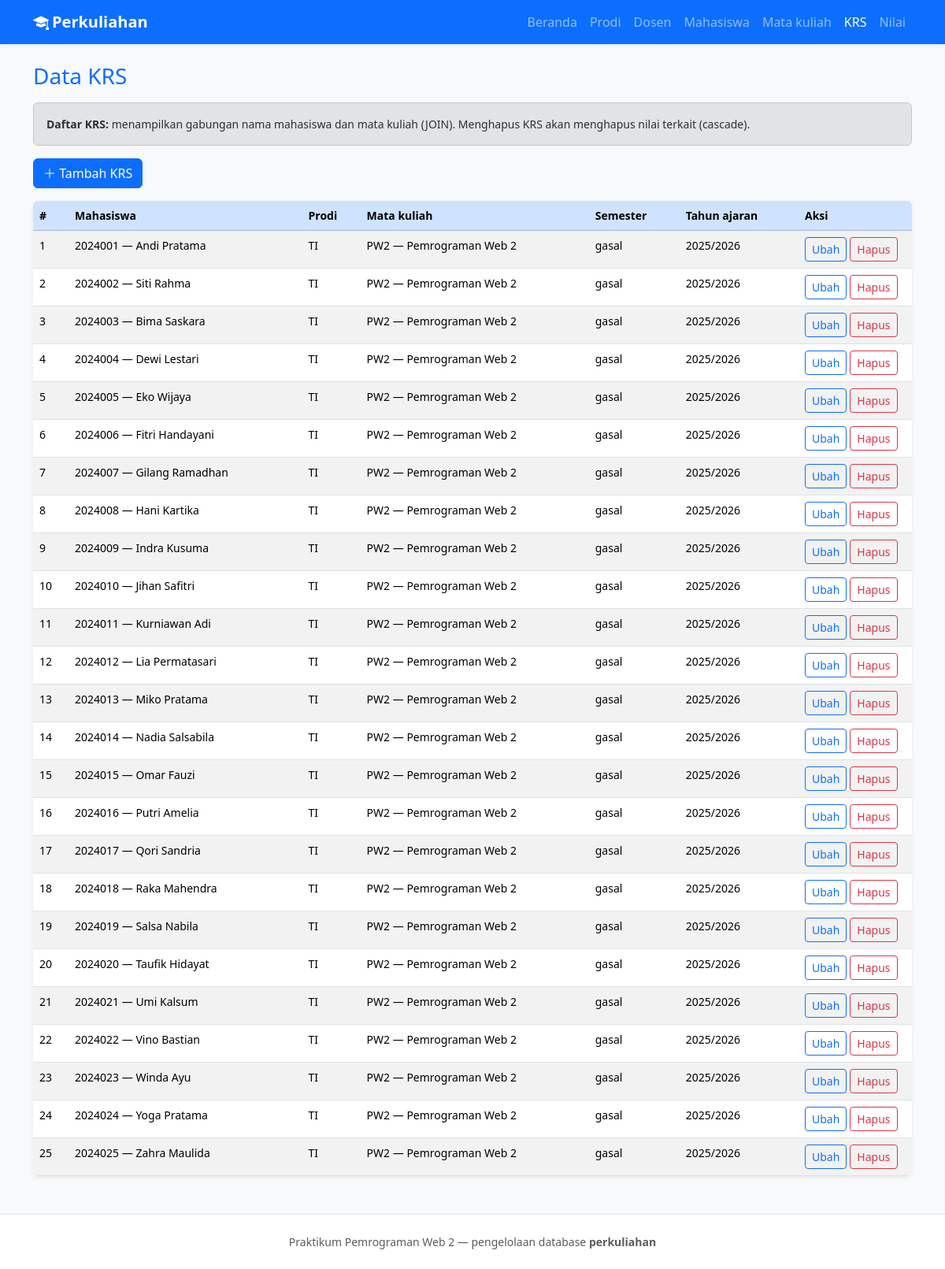
The page /krs.php on the database its author committed.
### tables this page shows
CREATE TABLE krs (
  id_krs INT UNSIGNED NOT NULL AUTO_INCREMENT,
  id_mahasiswa INT UNSIGNED NOT NULL,
  id_mk INT UNSIGNED NOT NULL,
  semester ENUM('gasal', 'genap') NOT NULL,
  tahun_ajaran VARCHAR(9) NOT NULL COMMENT 'Format: YYYY/YYYY',
  created_at TIMESTAMP NOT NULL DEFAULT CURRENT_TIMESTAMP,
  PRIMARY KEY (id_krs),
  UNIQUE KEY uq_krs_ambil (id_mahasiswa, id_mk, semester, tahun_ajaran),
  KEY idx_krs_mahasiswa (id_mahasiswa),
  KEY idx_krs_mk (id_mk),
  CONSTRAINT fk_krs_mahasiswa
    FOREIGN KEY (id_mahasiswa) REFERENCES mahasiswa (id_mahasiswa)
    ON UPDATE CASCADE ON DELETE CASCADE,
  CONSTRAINT fk_krs_matakuliah
    FOREIGN KEY (id_mk) REFERENCES matakuliah (id_mk)
    ON UPDATE CASCADE ON DELETE RESTRICT
);

CREATE TABLE mahasiswa (
  id_mahasiswa INT UNSIGNED NOT NULL AUTO_INCREMENT,
  nim VARCHAR(20) NOT NULL,
  nama VARCHAR(120) NOT NULL,
  email VARCHAR(120) DEFAULT NULL,
  angkatan YEAR NOT NULL,
  id_prodi INT UNSIGNED NOT NULL,
  created_at TIMESTAMP NOT NULL DEFAULT CURRENT_TIMESTAMP,
  PRIMARY KEY (id_mahasiswa),
  UNIQUE KEY uq_mahasiswa_nim (nim),
  KEY idx_mahasiswa_prodi (id_prodi),
  CONSTRAINT fk_mahasiswa_prodi
    FOREIGN KEY (id_prodi) REFERENCES prodi (id_prodi)
    ON UPDATE CASCADE ON DELETE RESTRICT
);

CREATE TABLE prodi (
  id_prodi INT UNSIGNED NOT NULL AUTO_INCREMENT,
  kode_prodi VARCHAR(20) NOT NULL,
  nama_prodi VARCHAR(160) NOT NULL,
  created_at TIMESTAMP NOT NULL DEFAULT CURRENT_TIMESTAMP,
  PRIMARY KEY (id_prodi),
  UNIQUE KEY uq_prodi_kode (kode_prodi)
);

CREATE TABLE matakuliah (
  id_mk INT UNSIGNED NOT NULL AUTO_INCREMENT,
  kode_mk VARCHAR(20) NOT NULL,
  nama_mk VARCHAR(160) NOT NULL,
  sks TINYINT UNSIGNED NOT NULL DEFAULT 3,
  id_dosen INT UNSIGNED NOT NULL,
  id_prodi INT UNSIGNED NOT NULL,
  created_at TIMESTAMP NOT NULL DEFAULT CURRENT_TIMESTAMP,
  PRIMARY KEY (id_mk),
  UNIQUE KEY uq_matakuliah_kode (kode_mk),
  KEY idx_matakuliah_dosen (id_dosen),
  KEY idx_matakuliah_prodi (id_prodi),
  CONSTRAINT fk_matakuliah_dosen
    FOREIGN KEY (id_dosen) REFERENCES dosen (id_dosen)
    ON UPDATE CASCADE ON DELETE RESTRICT,
  CONSTRAINT fk_matakuliah_prodi
    FOREIGN KEY (id_prodi) REFERENCES prodi (id_prodi)
    ON UPDATE CASCADE ON DELETE RESTRICT
);

### includes/fungsi.php (called while the page is built, shortened)
<?php
function h(?string $teks): string
{
    return htmlspecialchars((string) $teks, ENT_QUOTES, 'UTF-8');
}

### krs.php (the view, shortened to what this page needs)
<?php
require_once __DIR__ . '/config/database.php';
require_once __DIR__ . '/includes/fungsi.php';
$aksiGet = $_GET['aksi'] ?? 'daftar';
$barisEdit = null;
$mahasiswaList = $pdo->query('SELECT id_mahasiswa, nim, nama FROM mahasiswa ORDER BY nim ASC')->fetchAll(PDO::FETCH_ASSOC);
$mkList = $pdo->query('SELECT id_mk, kode_mk, nama_mk FROM matakuliah ORDER BY kode_mk ASC')->fetchAll(PDO::FETCH_ASSOC);
$daftar = $pdo->query(
    'SELECT k.*, m.nim, m.nama AS nama_mhs, mk.kode_mk, mk.nama_mk, p.kode_prodi
     FROM krs k
     INNER JOIN mahasiswa m ON m.id_mahasiswa = k.id_mahasiswa
     INNER JOIN matakuliah mk ON mk.id_mk = k.id_mk
     INNER JOIN prodi p ON p.id_prodi = m.id_prodi
     ORDER BY k.tahun_ajaran DESC, k.semester, m.nim'
)->fetchAll(PDO::FETCH_ASSOC);
require_once __DIR__ . '/includes/header.php';
?>
<?php if ($aksiGet === 'tambah' || ($aksiGet === 'ubah' && $barisEdit)) : ?>
    <div class="alert alert-info small" role="note">
        <strong>Petunjuk:</strong> Satu mahasiswa tidak boleh mengambil kombinasi MK + semester + tahun ajaran yang sama dua kali.
        Format tahun ajaran disarankan: <code>2025/2026</code>. Mahasiswa hanya boleh mengambil MK dari <strong>prodi yang sama</strong>.
    </div>
    <?php if ($mahasiswaList === [] || $mkList === []) : ?>
        <div class="alert alert-warning">Lengkapi dulu data <a href="mahasiswa.php">Mahasiswa</a> dan <a href="matakuliah.php">Mata kuliah</a>.</div>
    <?php endif; ?>
    <div class="card shadow-sm border-0">
        <div class="card-body">
            <form method="post" class="row g-3" action="krs.php">
                <input type="hidden" name="aksi" value="<?= $aksiGet === 'tambah' ? 'simpan_tambah' : 'simpan_ubah' ?>">
                <?php if ($aksiGet === 'ubah' && $barisEdit) : ?>
                    <input type="hidden" name="id_krs" value="<?= (int) $barisEdit['id_krs'] ?>">
                <?php endif; ?>
                <div class="col-md-6">
                    <label class="form-label" for="id_mahasiswa">Mahasiswa</label>
                    <select class="form-select" id="id_mahasiswa" name="id_mahasiswa" required <?= $mahasiswaList === [] ? 'disabled' : '' ?>>
                        <option value="">— pilih —</option>
                        <?php foreach ($mahasiswaList as $m) : ?>
                            <?php $sel = $barisEdit && (int) $barisEdit['id_mahasiswa'] === (int) $m['id_mahasiswa'] ? ' selected' : ''; ?>
                            <option value="<?= (int) $m['id_mahasiswa'] ?>"<?= $sel ?>><?= h((string) $m['nim']) ?> — <?= h((string) $m['nama']) ?></option>
                        <?php endforeach; ?>
                    </select>
                </div>
                <div class="col-md-6">
                    <label class="form-label" for="id_mk">Mata kuliah</label>
                    <select class="form-select" id="id_mk" name="id_mk" required <?= $mkList === [] ? 'disabled' : '' ?>>
                        <option value="">— pilih —</option>
                        <?php foreach ($mkList as $mk) : ?>
                            <?php $sel = $barisEdit && (int) $barisEdit['id_mk'] === (int) $mk['id_mk'] ? ' selected' : ''; ?>
                            <option value="<?= (int) $mk['id_mk'] ?>"<?= $sel ?>><?= h((string) $mk['kode_mk']) ?> — <?= h((string) $mk['nama_mk']) ?></option>
                        <?php endforeach; ?>
                    </select>
                </div>
                <div class="col-md-4">
                    <label class="form-label" for="semester">Semester</label>
                    <select class="form-select" id="semester" name="semester" required>
                        <?php
                        $semNow = $barisEdit ? (string) $barisEdit['semester'] : 'gasal';
                        foreach (['gasal' => 'Gasal', 'genap' => 'Genap'] as $val => $label) {
                            $sel = $semNow === $val ? ' selected' : '';
                            echo '<option value="' . h($val) . '"' . $sel . '>' . h($label) . '</option>';
                        }
                        ?>
                    </select>
                </div>
                <div class="col-md-8">
                    <label class="form-label" for="tahun_ajaran">Tahun ajaran</label>
                    <input class="form-control" id="tahun_ajaran" name="tahun_ajaran" required maxlength="9"
                           placeholder="contoh: 2025/2026"
                           value="<?= $barisEdit ? h((string) $barisEdit['tahun_ajaran']) : '2025/2026' ?>">
                </div>
                <div class="col-12 d-flex gap-2">
                    <button type="submit" class="btn btn-primary" <?= ($mahasiswaList === [] || $mkList === []) ? 'disabled' : '' ?>>Simpan</button>
                    <a class="btn btn-outline-secondary" href="krs.php">Batal</a>
                </div>
            </form>
        </div>
    </div>
<?php else : ?>
    <div class="alert alert-secondary small" role="note">
        <strong>Daftar KRS:</strong> menampilkan gabungan nama mahasiswa dan mata kuliah (JOIN). Menghapus KRS akan menghapus nilai terkait (cascade).
    </div>
    <p><a class="btn btn-primary" href="krs.php?aksi=tambah"><i class="bi bi-plus-lg"></i> Tambah KRS</a></p>
    <div class="table-responsive card border-0 shadow-sm">
        <table class="table table-striped table-hover mb-0 small">
            <thead class="table-primary">
            <tr>
                <th scope="col">#</th>
                <th scope="col">Mahasiswa</th>
                <th scope="col">Prodi</th>
                <th scope="col">Mata kuliah</th>
                <th scope="col">Semester</th>
                <th scope="col">Tahun ajaran</th>
                <th scope="col" style="width: 9rem">Aksi</th>
            </tr>
            </thead>
            <tbody>
            <?php if ($daftar === []) : ?>
                <tr><td colspan="7" class="text-center text-muted py-4">Belum ada data KRS.</td></tr>
            <?php else : ?>
                <?php foreach ($daftar as $i => $r) : ?>
                    <tr>
                        <td><?= $i + 1 ?></td>
                        <td><?= h((string) $r['nim']) ?> — <?= h((string) $r['nama_mhs']) ?></td>
                        <td><?= h((string) $r['kode_prodi']) ?></td>
                        <td><?= h((string) $r['kode_mk']) ?> — <?= h((string) $r['nama_mk']) ?></td>
                        <td><?= h((string) $r['semester']) ?></td>
                        <td><?= h((string) $r['tahun_ajaran']) ?></td>
                        <td class="d-flex flex-wrap gap-1">
                            <a class="btn btn-sm btn-outline-primary" href="krs.php?aksi=ubah&id=<?= (int) $r['id_krs'] ?>">Ubah</a>
                            <form method="post" action="krs.php" class="d-inline" onsubmit="return confirm('Yakin menghapus KRS ini (dan nilai jika ada)?');">
                                <button type="submit" class="btn btn-sm btn-outline-danger">Hapus</button>
                            </form>
                        </td>
                    </tr>
                <?php endforeach; ?>
            <?php endif; ?>
            </tbody>
        </table>
    </div>
<?php endif; ?>
<?php require_once __DIR__ . '/includes/footer.php'; ?>

### rows shown on the page
krs: id_mahasiswa.nim "2024001", id_mahasiswa.nama "Andi Pratama", prodi.kode_prodi "TI", id_mk.kode_mk "PW2", id_mk.nama_mk "Pemrograman Web 2", semester "gasal", tahun_ajaran "2025/2026"
krs: id_mahasiswa.nim "2024002", id_mahasiswa.nama "Siti Rahma", prodi.kode_prodi "TI", id_mk.kode_mk "PW2", id_mk.nama_mk "Pemrograman Web 2", semester "gasal", tahun_ajaran "2025/2026"
krs: id_mahasiswa.nim "2024003", id_mahasiswa.nama "Bima Saskara", prodi.kode_prodi "TI", id_mk.kode_mk "PW2", id_mk.nama_mk "Pemrograman Web 2", semester "gasal", tahun_ajaran "2025/2026"
krs: id_mahasiswa.nim "2024004", id_mahasiswa.nama "Dewi Lestari", prodi.kode_prodi "TI", id_mk.kode_mk "PW2", id_mk.nama_mk "Pemrograman Web 2", semester "gasal", tahun_ajaran "2025/2026"
krs: id_mahasiswa.nim "2024005", id_mahasiswa.nama "Eko Wijaya", prodi.kode_prodi "TI", id_mk.kode_mk "PW2", id_mk.nama_mk "Pemrograman Web 2", semester "gasal", tahun_ajaran "2025/2026"
krs: id_mahasiswa.nim "2024006", id_mahasiswa.nama "Fitri Handayani", prodi.kode_prodi "TI", id_mk.kode_mk "PW2", id_mk.nama_mk "Pemrograman Web 2", semester "gasal", tahun_ajaran "2025/2026"
krs: id_mahasiswa.nim "2024007", id_mahasiswa.nama "Gilang Ramadhan", prodi.kode_prodi "TI", id_mk.kode_mk "PW2", id_mk.nama_mk "Pemrograman Web 2", semester "gasal", tahun_ajaran "2025/2026"
krs: id_mahasiswa.nim "2024008", id_mahasiswa.nama "Hani Kartika", prodi.kode_prodi "TI", id_mk.kode_mk "PW2", id_mk.nama_mk "Pemrograman Web 2", semester "gasal", tahun_ajaran "2025/2026"
krs: id_mahasiswa.nim "2024009", id_mahasiswa.nama "Indra Kusuma", prodi.kode_prodi "TI", id_mk.kode_mk "PW2", id_mk.nama_mk "Pemrograman Web 2", semester "gasal", tahun_ajaran "2025/2026"
krs: id_mahasiswa.nim "2024010", id_mahasiswa.nama "Jihan Safitri", prodi.kode_prodi "TI", id_mk.kode_mk "PW2", id_mk.nama_mk "Pemrograman Web 2", semester "gasal", tahun_ajaran "2025/2026"
krs: id_mahasiswa.nim "2024011", id_mahasiswa.nama "Kurniawan Adi", prodi.kode_prodi "TI", id_mk.kode_mk "PW2", id_mk.nama_mk "Pemrograman Web 2", semester "gasal", tahun_ajaran "2025/2026"
krs: id_mahasiswa.nim "2024012", id_mahasiswa.nama "Lia Permatasari", prodi.kode_prodi "TI", id_mk.kode_mk "PW2", id_mk.nama_mk "Pemrograman Web 2", semester "gasal", tahun_ajaran "2025/2026"
krs: id_mahasiswa.nim "2024013", id_mahasiswa.nama "Miko Pratama", prodi.kode_prodi "TI", id_mk.kode_mk "PW2", id_mk.nama_mk "Pemrograman Web 2", semester "gasal", tahun_ajaran "2025/2026"
krs: id_mahasiswa.nim "2024014", id_mahasiswa.nama "Nadia Salsabila", prodi.kode_prodi "TI", id_mk.kode_mk "PW2", id_mk.nama_mk "Pemrograman Web 2", semester "gasal", tahun_ajaran "2025/2026"
krs: id_mahasiswa.nim "2024015", id_mahasiswa.nama "Omar Fauzi", prodi.kode_prodi "TI", id_mk.kode_mk "PW2", id_mk.nama_mk "Pemrograman Web 2", semester "gasal", tahun_ajaran "2025/2026"
krs: id_mahasiswa.nim "2024016", id_mahasiswa.nama "Putri Amelia", prodi.kode_prodi "TI", id_mk.kode_mk "PW2", id_mk.nama_mk "Pemrograman Web 2", semester "gasal", tahun_ajaran "2025/2026"
krs: id_mahasiswa.nim "2024017", id_mahasiswa.nama "Qori Sandria", prodi.kode_prodi "TI", id_mk.kode_mk "PW2", id_mk.nama_mk "Pemrograman Web 2", semester "gasal", tahun_ajaran "2025/2026"
krs: id_mahasiswa.nim "2024018", id_mahasiswa.nama "Raka Mahendra", prodi.kode_prodi "TI", id_mk.kode_mk "PW2", id_mk.nama_mk "Pemrograman Web 2", semester "gasal", tahun_ajaran "2025/2026"
krs: id_mahasiswa.nim "2024019", id_mahasiswa.nama "Salsa Nabila", prodi.kode_prodi "TI", id_mk.kode_mk "PW2", id_mk.nama_mk "Pemrograman Web 2", semester "gasal", tahun_ajaran "2025/2026"
krs: id_mahasiswa.nim "2024020", id_mahasiswa.nama "Taufik Hidayat", prodi.kode_prodi "TI", id_mk.kode_mk "PW2", id_mk.nama_mk "Pemrograman Web 2", semester "gasal", tahun_ajaran "2025/2026"
krs: id_mahasiswa.nim "2024021", id_mahasiswa.nama "Umi Kalsum", prodi.kode_prodi "TI", id_mk.kode_mk "PW2", id_mk.nama_mk "Pemrograman Web 2", semester "gasal", tahun_ajaran "2025/2026"
krs: id_mahasiswa.nim "2024022", id_mahasiswa.nama "Vino Bastian", prodi.kode_prodi "TI", id_mk.kode_mk "PW2", id_mk.nama_mk "Pemrograman Web 2", semester "gasal", tahun_ajaran "2025/2026"
krs: id_mahasiswa.nim "2024023", id_mahasiswa.nama "Winda Ayu", prodi.kode_prodi "TI", id_mk.kode_mk "PW2", id_mk.nama_mk "Pemrograman Web 2", semester "gasal", tahun_ajaran "2025/2026"
krs: id_mahasiswa.nim "2024024", id_mahasiswa.nama "Yoga Pratama", prodi.kode_prodi "TI", id_mk.kode_mk "PW2", id_mk.nama_mk "Pemrograman Web 2", semester "gasal", tahun_ajaran "2025/2026"
krs: id_mahasiswa.nim "2024025", id_mahasiswa.nama "Zahra Maulida", prodi.kode_prodi "TI", id_mk.kode_mk "PW2", id_mk.nama_mk "Pemrograman Web 2", semester "gasal", tahun_ajaran "2025/2026"

### other values the page prints
$judulHalaman "Data KRS"
